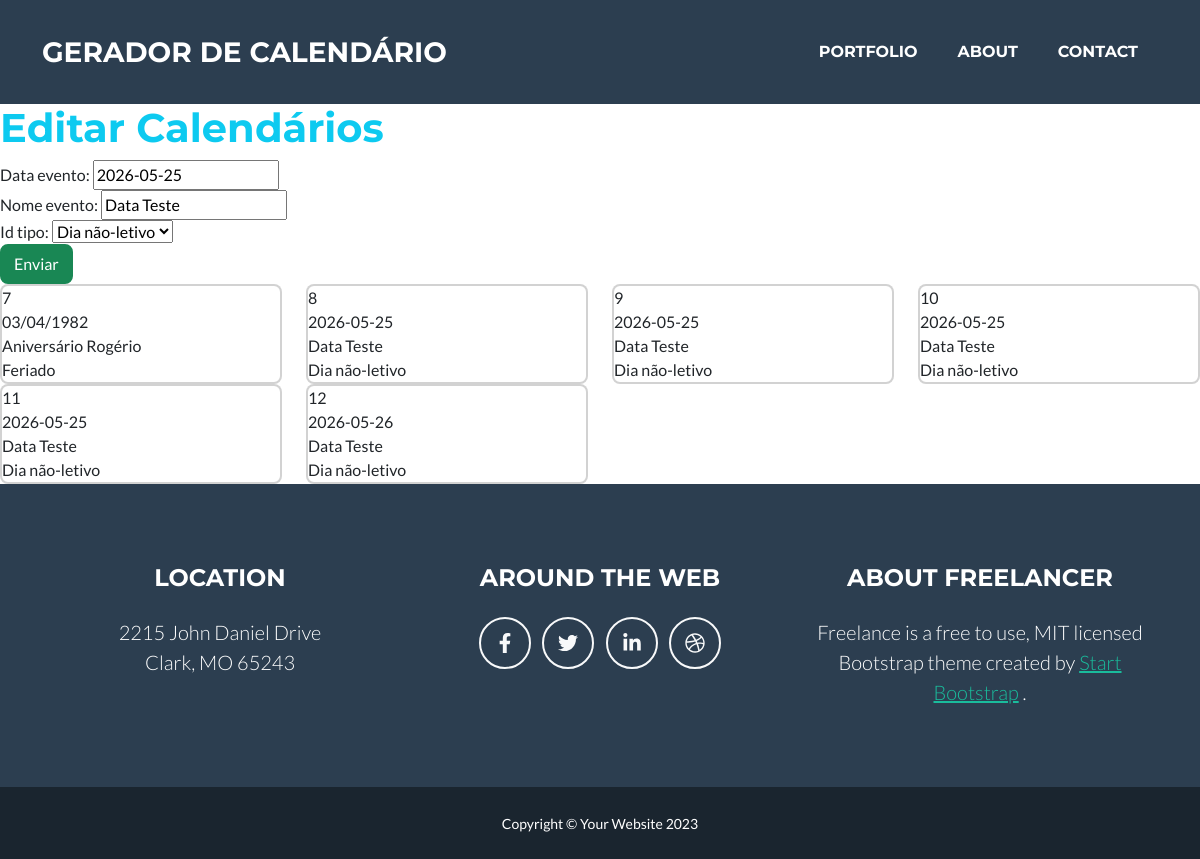
The app's page /editar_evento/8 with its own data.
### calendarioApp/models.py (models this page shows, shortened)
class Evento(models.Model):
    id_evento = models.AutoField(primary_key= True)
    data_evento = models.CharField(max_length=255, null=True)
    nome_evento = models.CharField(max_length=255, null=False)
    id_tipo =models.ForeignKey(Tipo,models.DO_NOTHING,
                               db_column='id_tipo', null=False)

class Tipo(models.Model):
    id_tipo = models.AutoField(primary_key=True)
    nome_tipo = models.CharField(max_length=255, null=False)
    def __str__(self):
        return self.nome_tipo

### calendarioApp/views.py (the view)
# urls.py: path('editar_evento/<str:id>', editar_evento, name='editar_evento'),
def editar_evento(request, id):
    evento = get_object_or_404(Evento,pk=id)
    form =EventoForms(instance=evento)
    eventos = Evento.objects.all()
    if(request.method == "POST"):
        form =EventoForms(request.POST, request.FILES, instance=evento)
        if form.is_valid():
            form.save()
            return redirect('new_evento')
        else:
            return render(request, 'calendario/editar_evento.html', {'form':form, 'evento':evento, 'eventos':eventos})
    else:
        return render(request, 'calendario/editar_evento.html', {'form': form, 'evento': evento, 'eventos': eventos})

### calendarioApp/forms.py
class EventoForms(forms.ModelForm):
    class Meta:
        model = Evento
        fields = ['id_evento','data_evento',                  'nome_evento','id_tipo']
        id_evento =forms.IntegerField(label='Id_evento:')
        data_evento =forms.DateField(label='Data:')
        nome_evento =forms.CharField(label='Evento:')
        id_tipo =forms.CharField(label='Tipo:')

### calendarioApp/templates/calendario/editar_evento.html (shortened to what this page needs)
{% extends 'calendario/base.html' %}
{% block conteudo %}
<h1 class="text-info">Editar Calendários</h1>
<form method="POST" enctype="multipart/form-data">
    {{ form }}
    <input type="submit" value="Enviar" class="btn btn-success">
</form>
<div class="row">
{% for evento in eventos %}
    <div class="col-sm-12 col-md-6 col-lg-3">
    <div class="card">
        <div>{{ evento.id_evento }}</div>
        <div>{{ evento.data_evento }}</div>
        <div>{{ evento.nome_evento }}</div>
        <div>{{ evento.id_tipo }}</div>
    </div>
    </div>
{% endfor %}
</div>
{% endblock conteudo %}

### records on screen
Evento: data_evento "2026-05-25", nome_evento "Data Teste", id_evento "8", id_tipo "Dia não-letivo"
Tipo: id_tipo "Dia não-letivo"
Evento: id_evento "7", data_evento "03/04/1982", nome_evento "Aniversário Rogério", id_tipo "Feriado"
Evento: id_evento "9", data_evento "2026-05-25", nome_evento "Data Teste", id_tipo "Dia não-letivo"
Evento: id_evento "10", data_evento "2026-05-25", nome_evento "Data Teste", id_tipo "Dia não-letivo"
Evento: id_evento "11", data_evento "2026-05-25", nome_evento "Data Teste", id_tipo "Dia não-letivo"
Evento: id_evento "12", data_evento "2026-05-26", nome_evento "Data Teste", id_tipo "Dia não-letivo"
